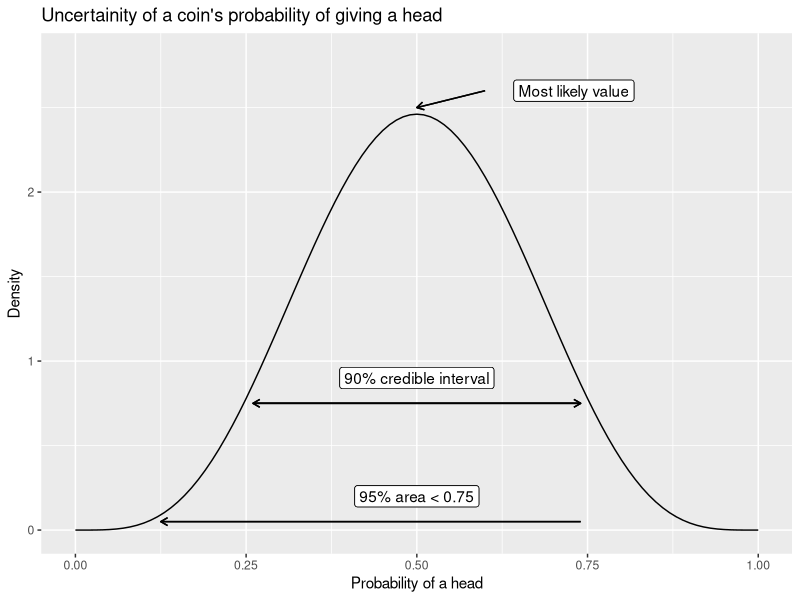
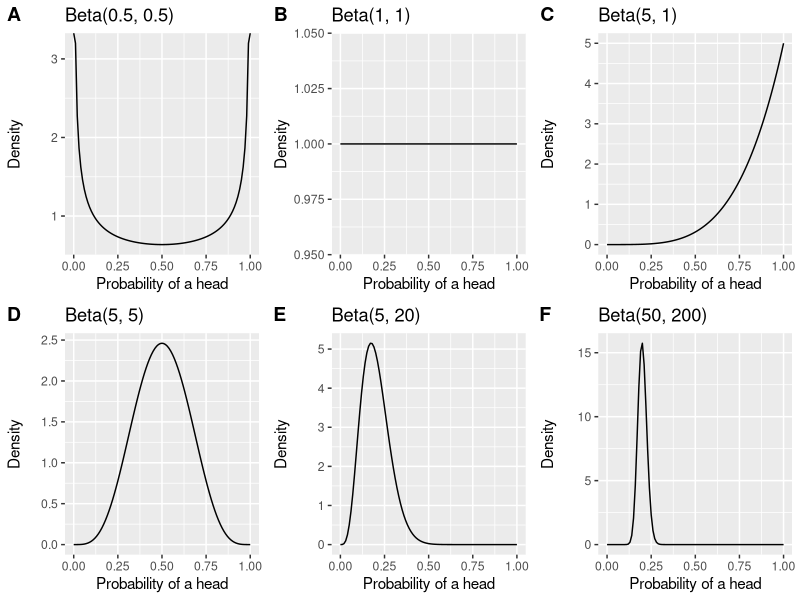
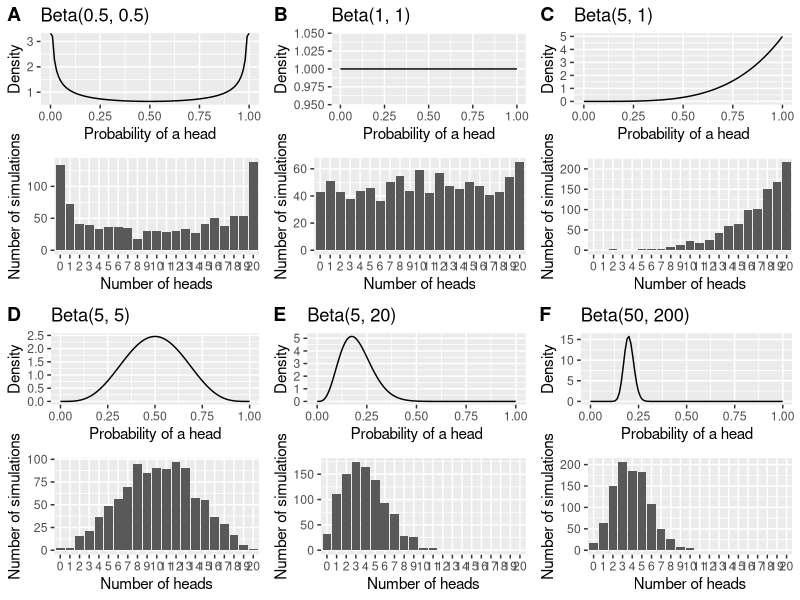

Write the R code that produced these figures, in order.
## ---- chunk 1
# Keep this when you are rendering this rmarkdown not through the r-to-jekyll.R
# script
library("knitr")
opts_chunk$set(dev = c("CairoSVG"))
## ---- chunk 2
library("magrittr")
library("ggplot2")

data.frame(x = c(0, 1)) %>%
  ggplot(aes(x)) +
  stat_function(fun = dbeta, n = 101, args = list(shape1 = 5, shape2 = 5)) +
  ylim(c(0, 2.8)) +
  xlab("Probability of a head") +
  ylab("Density") +
  ggtitle("Uncertainity of a coin's probability of giving a head") +
  # Credible interval arrow
  geom_segment(
    aes(x = 0.26, xend = 0.74, y = 0.75, yend = 0.75),
    arrow = arrow(length = unit(0.2, "cm"))
  ) +
  geom_segment(
    aes(x = 0.74, xend = 0.26, y = 0.75, yend = 0.75),
    arrow = arrow(length = unit(0.2, "cm"))
  ) +
  geom_label(aes(x = 0.5, y = 0.9, label =  "90% credible interval")) +
  # 95% area < 0.75
  geom_segment(
    aes(x = 0.74, xend = 0.125, y = 0.05, yend = 0.05),
    arrow = arrow(length = unit(0.2, "cm"))
  ) +
  geom_label(aes(x = 0.5, y = 0.2, label =  "95% area < 0.75")) +
  # MAP value
  geom_segment(
    aes(x = 0.6, xend = 0.5, y = 2.6, yend = 2.5),
    arrow = arrow(length = unit(0.2, "cm"))
  ) +
  geom_label(aes(x = 0.73, y = 2.6, label = "Most likely value"))
## ---- chunk 3
library("tibble")
library("cowplot")
library("glue")

# Cowplot overrides the default ggplot2 theme. This sets it back to the default
# theme.
theme_set(theme_grey())

beta_params_df <-
  tribble(
    ~ beta_distr_num, ~ shape1, ~ shape2,
                   1,      0.5,      0.5, 
                   2,        1,        1, 
                   3,        5,        1, 
                   4,        5,        5, 
                   5,        5,       20, 
                   6,        50,     200
  )

#' Plots a beta distribution 
#'
#' @param in_data List of arguments for the beta density function (dbeta)
#' @return ggplot plot
plot_beta <- function(in_data) {
  # Create aliases for easier reference below
  cur_shape_1 <- in_data[["shape1"]]
  cur_shape_2 <- in_data[["shape2"]]

  data.frame(x = c(0, 1)) %>%
    ggplot(aes(x)) +
    stat_function(
      fun = dbeta, 
      n = 101, 
      args = list(shape1 = cur_shape_1, shape2 = cur_shape_2)
    ) +
    ylab("Density") +
    xlab("Probability of a head") +
    ggtitle(glue("Beta({cur_shape_1}, {cur_shape_2})"))
}

beta_plots <- 
  split(beta_params_df, seq_len(nrow(beta_params_df))) %>%
  lapply(plot_beta)

plot_grid(
  plotlist = beta_plots, 
  ncol = 3, nrow = 2, 
  labels = LETTERS[1:6],
  align = "v"
)
## ---- chunk 4
library("dplyr")

plot_prior_prediction_distr <- function(in_data) {
  # Create aliases for easier reference below
  cur_shape_1 <- in_data[["shape1"]]
  cur_shape_2 <- in_data[["shape2"]]

  num_sims <- 1000 
  num_trials <- 20

  thetas <- rbeta(num_sims, shape1 = cur_shape_1, shape = cur_shape_2)
  coin_flip_df <- 
    tibble(
      trial_no = seq_len(num_sims),
      theta = thetas,
      heads = rbinom(num_sims, num_trials, thetas)
    ) %>%
    mutate(heads = factor(heads, levels = 0:num_trials))

  prior_p <- plot_beta(in_data)
  predictive_p <- 
    coin_flip_df %>%
    ggplot(aes(x = heads)) +
    geom_bar() +
    xlab("Number of heads") +
    ylab("Number of simulations") +
    # So that the x-scale includes 0 - num_trials so that we can compare across
    # plots
    scale_x_discrete(drop = FALSE)

  plot_grid(prior_p, predictive_p, nrow = 2)
}

beta_predictive_plots <- 
  split(beta_params_df, seq_len(nrow(beta_params_df))) %>%
  lapply(plot_prior_prediction_distr)

plot_grid(
  plotlist = beta_predictive_plots, 
  ncol = 3, nrow = 2, 
  labels = LETTERS[1:6],
  align = "v")
